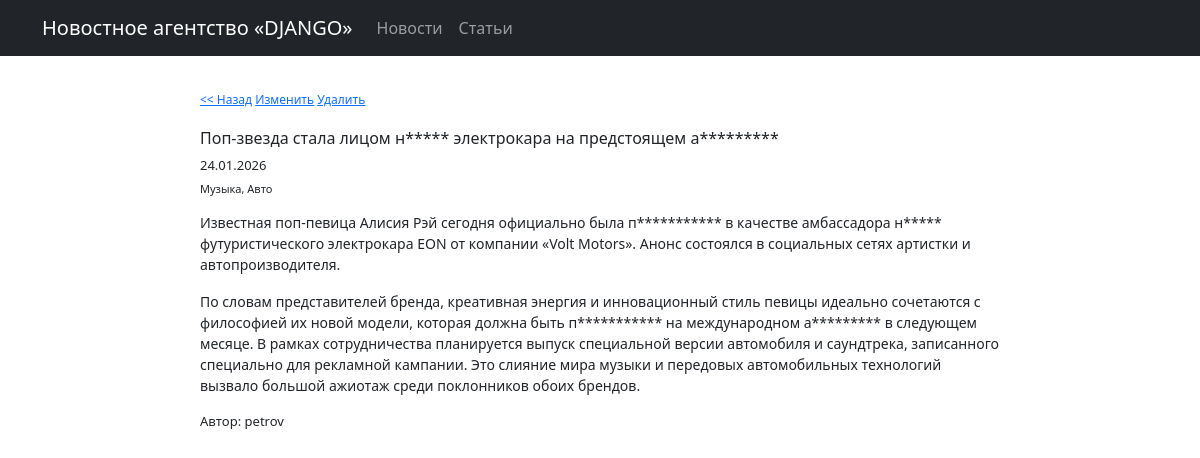
/news/3, run on an earlier commit of the app's database.
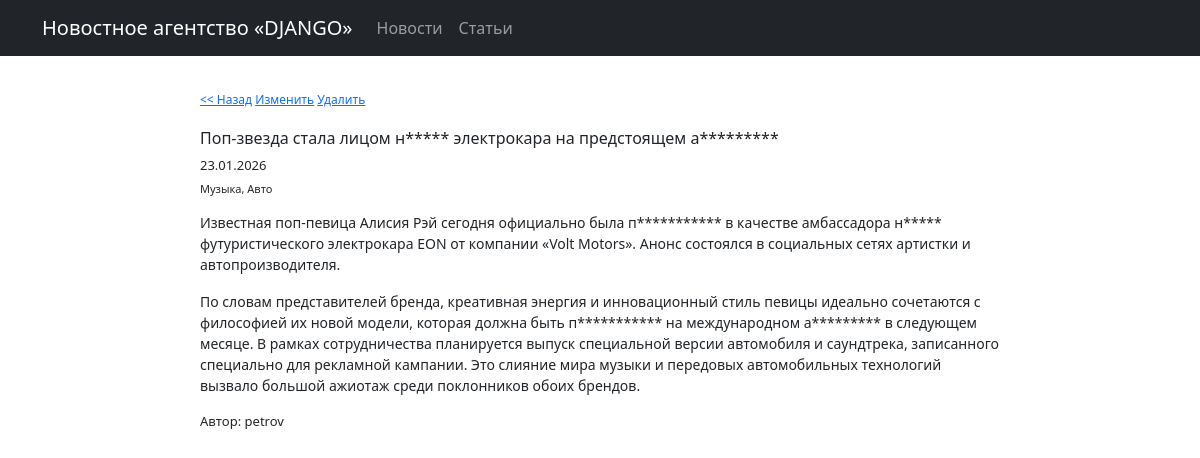
And on a later commit of the database.
### news/models.py (models this page shows, shortened)
class Post(models.Model):
    news = 'NE'
    article = 'AR'
    POST_TYPES = [
        (news, 'Новость'),
        (article, 'Статья'),
    ]
    author = models.ForeignKey(Author, on_delete=models.CASCADE)
    post_type = models.CharField(max_length=2, choices=POST_TYPES)
    created_at = models.DateTimeField(auto_now_add=True)
    title = models.CharField(max_length=255)
    text = models.TextField()
    rating = models.IntegerField(default=0)
    categories = models.ManyToManyField(Category, through="PostCategory")

class Author(models.Model):
    user = models.OneToOneField(User, on_delete=models.CASCADE)
    rating = models.IntegerField(default=0)

### news/views.py (the view)
class NewsInfo(DetailView):
    model = Post
    post_type = None
    template_name = None
    context_object_name = None
    def setup(self, request, *args, **kwargs):
        super().setup(request, *args, **kwargs)
        self.post_type = kwargs.get("post_type")
        self.template_name = f'{self.post_type}_info.html'
        self.context_object_name = self.post_type.__str__()
    def get_queryset(self):
        queryset = super().get_queryset()
        queryset = queryset.filter(
            post_type='NE' if self.post_type == "news" else "AR"
        )
        return queryset
    def get_context_data(self, **kwargs):
        obj = self.get_object()
        context = super().get_context_data(**kwargs)
        context['text'] = obj.text.split("\n")
        categories = PostCategory.objects.filter(post=obj)
        context['category_names'] = ", ".join([category.category.name for category in categories])
        return context

### news/templatetags/custom_filters.py (called while the page is built)
@register.filter()
def censor(value):
    value_split = value.split()
    for index, value_str in enumerate(value_split):
        if value_str.lower() in forbidden_words:
            value_split[index] = value_str[0] + "*" * (len(value_str) - 1)
    return " ".join(value_split)

### templates/news_info.html (shortened to what this page needs)
{% extends 'flatpages/default.html' %}
{% load custom_filters %}
{% block content %}
    <div style="margin: 35px auto; width: 800px; text-align: left;">
        <div style="font-size: 12px; margin-bottom: 20px;"><a href="/news"><< Назад</a> <a href="{{ news.id }}/update">Изменить</a> <a href="{{ news.id }}/delete">Удалить</a></div>
        <div>
            <h1 style="font-size: 16px">{{ news.title|censor }}</h1>
            <p style="font-size: 13px; margin-bottom: 5px">{{ news.created_at|date:'d.m.Y' }}</p>
            <p style="font-size: 11px; margin-bottom: 15px">{{ category_names }}</p>
            {% for text_block in text %}
                <p style="font-size: 14px">{{ text_block|censor }}</p>
            {% endfor %}
            <p style="font-size: 13px; margin-bottom: 15px">Автор: {{ news.author.user.username }}</p>
        </div>
    </div>
{% endblock content %}

What changed in the data, as far as the page shows it:
changed Post "Поп-звезда стала лицом н***** электрокара на предстоящем а*********": created_at "24.01.2026" → "23.01.2026"
